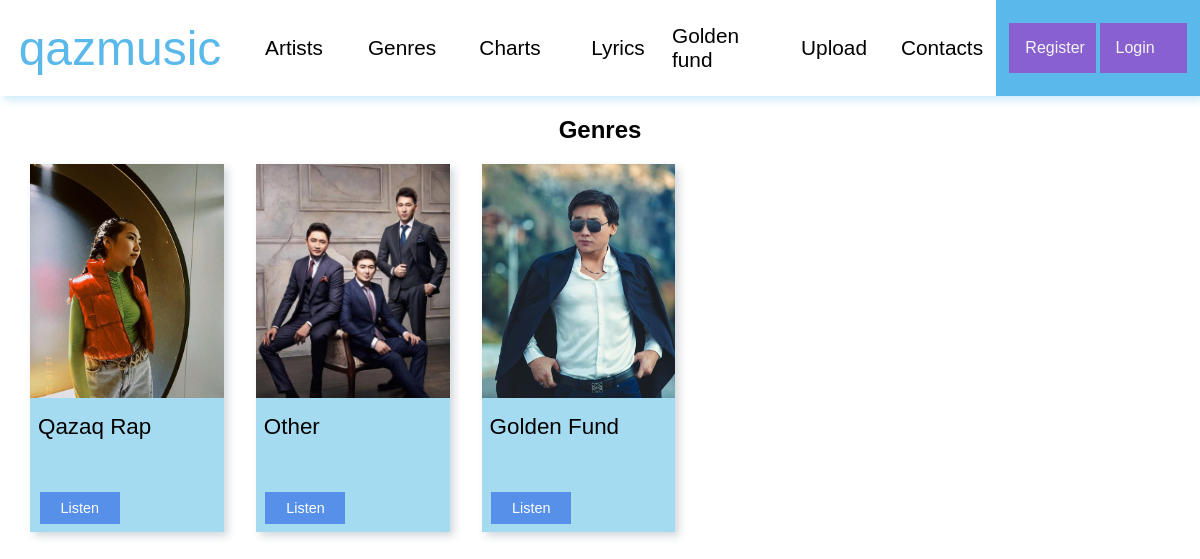
The app's page /genres with its own data.
### qazmusic/models.py (models this page shows, shortened)
class Genres(models.Model):
    title = models.CharField(max_length=50, db_index=True)
    photo = models.ImageField(upload_to='genres/')
    def get_absolute_url(self):
        return reverse('genre-view', kwargs={
            'genre_id': self.pk,
            'title': self.title.replace(' ', '-')
        })
    class Meta:
        verbose_name = 'Genre'
        verbose_name_plural = 'Genres'

### qazmusic/views.py (the view)
# urls.py: path('genres', ShowGenres.as_view(), name='genres'),
class ShowGenres(DataMixin, ListView):
    model = Genres
    template_name = 'qazmusic/show_genres.html'
    context_object_name = 'genres'
    allow_empty = False
    def get_context_data(self, *, object_list=None, **kwargs):
        context = super().get_context_data(**kwargs)
        c_def = self.get_user_context(title='qazmusic - Genres')
        return dict(list(context.items()) + list(c_def.items()))

### qazmusic/utils.py (called while the page is built)
def get_tracks():
    get_tracks = Tracks.objects.all()
    return get_tracks

    def get_user_context(self, **kwargs):
        context = kwargs
        context['header_menu'] = header_menu
        context['tracks'] = get_tracks()
        return context

### qazmusic/templates/qazmusic/show_genres.html
{% extends 'qazmusic/base.html' %}
{% load static %}
{% block content %}
    <link rel="stylesheet" href="{% static 'qazmusic/css/artists-list.css' %}">
    <main class="artists-page">
        <h2>Genres</h2>
        <div class="cards">
            {% for genre in genres %}
                <div class="card-div">
                    <div class="top">
                        <div class="first"
                             style="background:url('{{ genre.photo.url }}') no-repeat center; background-size: cover">
                        </div>
                        <div class="second">
                            <span>{{ genre.title }}</span>
                        </div>
                    </div>
                    <div class="bottom">
                        <a href="{{ genre.get_absolute_url }}">
                            Listen
                        </a>
                    </div>
                </div>
            {% endfor %}
        </div>
    </main>
{% endblock %}

### qazmusic/static/qazmusic/css/style.css (style rules this page uses)
html, body { width: 100%; height: 100vh; font-family: "Mark Pro medium", sans-serif; margin: 0; padding: 0; }

### qazmusic/static/qazmusic/css/artists-list.css (style rules this page uses)
.artists-page { display: flex; flex-direction: column; justify-content: center; align-items: center; }
.cards { width: 95%; height: auto; display: flex; flex-wrap: wrap; }
.card-div { width: 17%; height: 23rem; display: flex; flex-direction: column; justify-content: space-between; align-items: center; margin: 0 2rem 2rem 0; background-color: rgba(132, 206, 235, 0.73); box-shadow: 4px 4px 8px 0 rgba(34, 60, 80, 0.2); transition: background-color 0.4s ease; }
.card-div > .top { width: 100%; height: 75%; display: flex; flex-direction: column; justify-content: space-between; }
.top > .second > span { padding: 0.5rem; font-size: 1.4rem; }
.first { width: 100%; height: 85%; }
.bottom { width: 90%; display: flex; justify-content: space-between; align-items: center; padding: 0.5rem; user-select: none; }
.bottom a { text-decoration: none; color: white; width: 5rem; height: 2rem; display: flex; justify-content: center; text-align: center; align-items: center; background-color: #5690e9; font-size: 0.9rem; transition: background-color 0.4s ease; }

### records on screen
Genres: photo (picture), title "Qazaq Rap"
Genres: photo (picture), title "Other"
Genres: photo (picture), title "Golden Fund"

### other values on screen
{{ title }} "Artists" "Genres" "Charts" "Lyrics" "Golden fund" "Upload" "Contacts"
